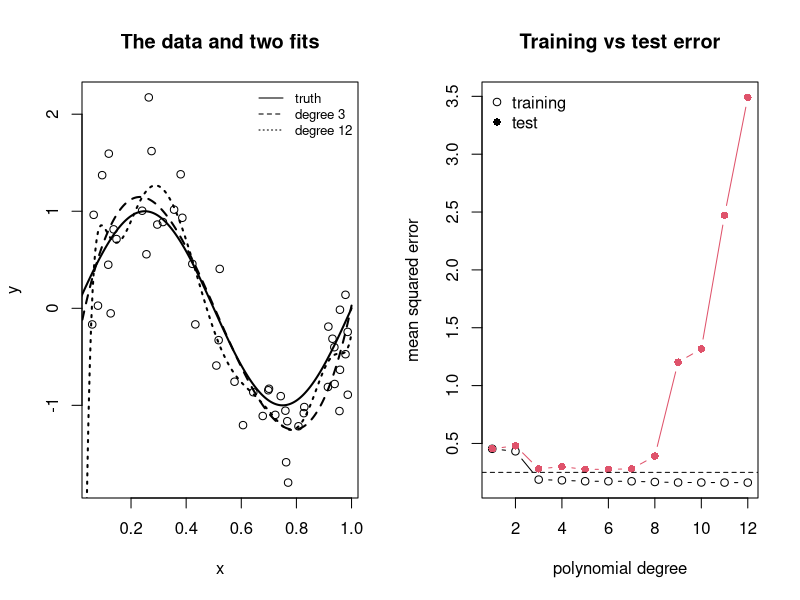
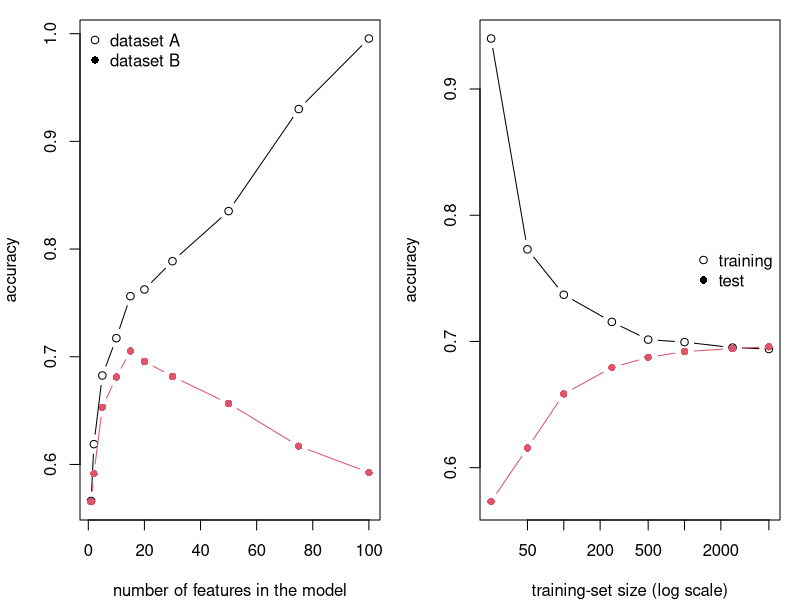

Write R code to recreate these figures, in order.
## ---- chunk 1
#| label: fig-overfit
#| fig-cap: "One training set of 50 points from a known curve (left: the true curve, a degree-3 fit, and a degree-12 fit) and the two error curves (right). Training MSE falls forever as the degree rises; test MSE falls, bottoms out, and then climbs. The dashed line marks the noise floor, the error a perfect model would still make."
#| fig-width: 8
#| fig-height: 3.4
set.seed(6)
f <- function(x) sin(2 * pi * x)
n <- 50
train <- data.frame(x = runif(n))
train$y <- f(train$x) + rnorm(n, sd = 0.5)
test <- data.frame(x = runif(10000))
test$y <- f(test$x) + rnorm(10000, sd = 0.5)

mse <- function(m, d) mean((d$y - predict(m, d))^2)
degrees <- 1:12
errs <- sapply(degrees, function(k) {
  m <- lm(y ~ poly(x, k), data = train)
  c(train = mse(m, train), test = mse(m, test))
})

par(mfrow = c(1, 2))
grid <- data.frame(x = seq(0, 1, length.out = 200))
plot(train$x, train$y, xlab = "x", ylab = "y", main = "The data and two fits")
lines(grid$x, f(grid$x), lwd = 2)
lines(grid$x, predict(lm(y ~ poly(x, 3), train), grid), lty = 2, lwd = 2)
lines(grid$x, predict(lm(y ~ poly(x, 12), train), grid), lty = 3, lwd = 2)
legend("topright", c("truth", "degree 3", "degree 12"), lty = 1:3, bty = "n", cex = 0.8)
matplot(degrees, t(errs), type = "b", pch = c(1, 16), lty = 1,
        xlab = "polynomial degree", ylab = "mean squared error",
        main = "Training vs test error")
abline(h = 0.25, lty = 2)
legend("topleft", c("training", "test"), pch = c(1, 16), bty = "n")
## ---- chunk 2
#| label: decomposition
set.seed(7)
sims <- 2000
x0 <- 0.25
pred_at_x0 <- function(k) replicate(sims, {
  x <- runif(n)
  y <- f(x) + rnorm(n, sd = 0.5)
  predict(lm(y ~ poly(x, k)), newdata = data.frame(x = x0))
})
res <- sapply(c(1, 3, 12), pred_at_x0)
tab <- t(apply(res, 2, function(p) {
  c(bias2 = (mean(p) - f(x0))^2, variance = var(p), noise = 0.25,
    total = (mean(p) - f(x0))^2 + var(p) + 0.25)
}))
rownames(tab) <- paste("degree", c(1, 3, 12))
round(tab, 3)
## ---- chunk 3
#| label: wrong-model-decomposition
set.seed(11)
g <- 3; b <- 0.15; n_train <- 20
gen <- function(n) {
  medication <- rnorm(n); motivation <- rnorm(n)
  exercise   <- g * motivation + rnorm(n)
  symptoms   <- g * motivation + b * medication + rnorm(n)
  data.frame(symptoms, exercise, medication)
}
test  <- gen(20000)
forms <- list(true  = symptoms ~ medication,
              best  = symptoms ~ exercise + medication,
              wrong = symptoms ~ exercise)
mses <- replicate(2000, {
  d <- gen(n_train)
  sapply(forms, function(f) mean((test$symptoms - predict(lm(f, d), test))^2))
})
round(rowMeans(mses), 2)
## ---- chunk 4
#| label: noise-predictors
set.seed(9)
make_data <- function(n, p_junk = 60) {
  x1 <- rnorm(n); x2 <- rnorm(n)
  y  <- 1 + 0.5 * x1 - 0.5 * x2 + rnorm(n)
  X  <- cbind(x1, x2, matrix(rnorm(n * p_junk), n, p_junk))
  colnames(X) <- c("x1", "x2", paste0("junk", seq_len(p_junk)))
  list(X = X, y = y)
}
test62 <- make_data(10000)
for (p_junk in c(0, 20, 60)) {
  tr   <- make_data(100)
  keep <- seq_len(2 + p_junk)
  fit  <- lm(y ~ ., data = data.frame(y = tr$y, tr$X[, keep]))
  err  <- mean((test62$y - predict(fit, data.frame(test62$X[, keep])))^2)
  cat(p_junk, "junk predictors: test MSE", round(err, 2), "\n")
}
## ---- chunk 5
#| label: shrinkage
#| message: false
library(glmnet)
library(randomForest)
set.seed(10)
tr    <- make_data(100)
ols   <- lm(y ~ ., data = data.frame(y = tr$y, tr$X))
ridge <- cv.glmnet(tr$X, tr$y, alpha = 0)   # ridge; alpha = 1 is the lasso
lasso <- cv.glmnet(tr$X, tr$y, alpha = 1)
forest <- randomForest(x = tr$X, y = tr$y)
mse_of <- function(m) mean((test62$y - predict(m, newx = test62$X, s = "lambda.min"))^2)
round(c(ols    = mean((test62$y - predict(ols, data.frame(test62$X)))^2),
        ridge  = mse_of(ridge), lasso = mse_of(lasso),
        forest = mean((test62$y - predict(forest, test62$X))^2)), 2)
## ---- chunk 6
#| label: fig-features-exercise
#| echo: false
#| fig-cap: "Accuracy of models using an increasing number of ranked features, all fitted to 200 training cases, evaluated on two datasets A and B. Each point averages many training sets."
#| fig-width: 6
#| fig-height: 3.6
set.seed(13)
p_max <- 100
beta_f <- c(rep(0.5, 5), rep(0.3, 10), rep(0, 85))
gen_feat <- function(n) {
  X <- matrix(rnorm(n * p_max), n, p_max)
  list(X = X, y = rbinom(n, 1, plogis(X %*% beta_f)))
}
test_f <- gen_feat(20000)
ks <- c(1, 2, 5, 10, 15, 20, 30, 50, 75, 100)
accf <- sapply(ks, function(k) rowMeans(replicate(40, {
  d <- gen_feat(200)
  df <- data.frame(y = d$y, d$X[, 1:k, drop = FALSE])
  m <- suppressWarnings(glm(y ~ ., data = df, family = binomial))
  te <- data.frame(test_f$X[, 1:k, drop = FALSE]); names(te) <- names(df)[-1]
  c(A = mean((predict(m, df, type = "response") > 0.5) == d$y),
    B = mean((suppressWarnings(predict(m, te, type = "response")) > 0.5)
             == test_f$y))
})))
par(mar = c(4, 4, 1, 1))
matplot(ks, t(accf), type = "b", pch = c(1, 16), lty = 1,
        xlab = "number of features in the model", ylab = "accuracy")
legend("topleft", c("dataset A", "dataset B"), pch = c(1, 16), bty = "n")
## ---- chunk 7
#| label: fig-learning-exercise
#| echo: false
#| fig-cap: "Accuracy of one classifier as a function of training-set size, measured on the training data and on held-out data. Each point averages many training sets of that size."
#| fig-width: 6
#| fig-height: 3.6
set.seed(12)
p_all <- 10
gen_cls <- function(n) {
  X <- matrix(rnorm(n * p_all), n, p_all)
  colnames(X) <- paste0("x", 1:p_all)
  data.frame(y = rbinom(n, 1, plogis(0.8 * X[, 1] - 0.8 * X[, 2])), X)
}
test_cls <- gen_cls(20000)
sizes <- c(25, 50, 100, 250, 500, 1000, 2500, 5000)
acc <- sapply(sizes, function(n) rowMeans(replicate(40, {
  d <- gen_cls(n)
  m <- suppressWarnings(glm(y ~ ., data = d, family = binomial))
  c(train = mean((predict(m, d, type = "response") > 0.5) == d$y),
    test  = mean((suppressWarnings(predict(m, test_cls, type = "response")) > 0.5)
                 == test_cls$y))
})))
par(mar = c(4, 4, 1, 1))
matplot(sizes, t(acc), type = "b", pch = c(1, 16), lty = 1, log = "x",
        xlab = "training-set size (log scale)", ylab = "accuracy")
legend("right", c("training", "test"), pch = c(1, 16), bty = "n")
